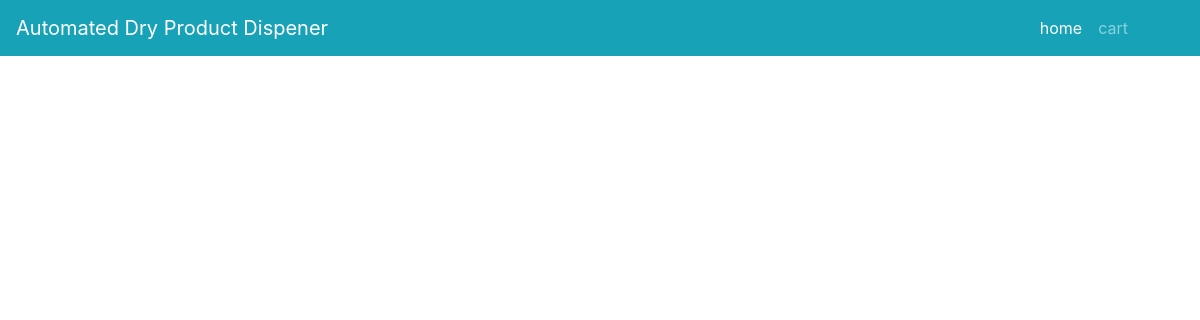
Before: / with the older database file.
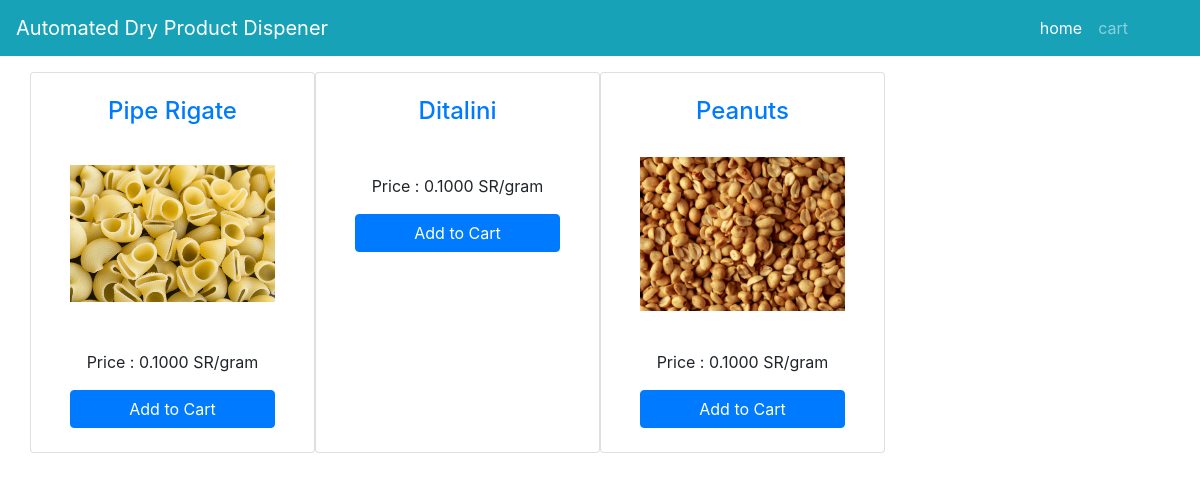
After: the same page with the newer database file.
### adpdapp/models.py (models this page shows, shortened)
class Product(models.Model):
    title = models.CharField(max_length=200)
    slug = models.SlugField(unique=True)
    image = models.ImageField(upload_to="products")
    selling_price = models.DecimalField(verbose_name="price",decimal_places=4,max_digits=50)
    description = models.TextField()
    Quantity=models.PositiveIntegerField(default=1000)
    number=models.PositiveIntegerField(default=0)

### adpdapp/views.py (the view)
# urls.py: path("", HomeView.as_view(), name="home"),
class HomeView(EcomMixin, TemplateView):
    template_name = "home.html"
    def get_context_data(self, **kwargs):
        context = super().get_context_data(**kwargs)
        product_list =  Product.objects.all().order_by("-id")
        context['product_list'] = product_list
        return context

### adpdapp/views.py (called while the page is built)
    def dispatch(self, request, *args, **kwargs):
        cart_id = request.session.get("cart_id")
        if cart_id:
            cart_obj = Cart.objects.get(id=cart_id)
            cart_obj.save()
        return super().dispatch(request, *args, **kwargs)

### templates/home.html (shortened to what this page needs)
{% extends 'base.html' %}
{% block content %}
<div class="container">
<div class="row mt-3">
    {% for p in product_list %}
    <div class="col-md-3 card">
        <div class="m-4">
            <h4 class="text-center"><a href="{% url 'adpdapp:productdetail' p.slug %}">{{p.title}}</a></h4>
            <img src="{{p.image.url}}" alt="" class="img-fluid" style="height: 200px; object-fit: contain;">
            <p class="mt-3 text-center">Price :  {{p.selling_price}} SR/gram </p>
            <button  class="btn btn-primary id-{{p.pk}} buy-now w-100" >Add to Cart</button>
        </div>
    </div>
    {% endfor %}
</div>
</div>
<br>
<br>
<br>
{% endblock %}

### templates/base.html (shortened to what this page needs)
{% load i18n %}
{% load static %}
<!DOCTYPE html>
<html>
<head>
    <link rel="stylesheet" href="https://stackpath.bootstrapcdn.com/bootstrap/4.5.2/css/bootstrap.min.css">
    <link  rel="stylesheet" type="text/css" href="{% static 'css/alertify.min.css' %}">
    <link  rel="stylesheet" type="text/css" href="{% static 'css/themes/bootstrap.css' %}">
    <link href="{% static 'css/main.css' %}" rel="stylesheet" type="text/css">
</head>
<body>
    <nav class="navbar navbar-expand-lg navbar-dark bg-info">
        <a class="navbar-brand" href="{% url 'adpdapp:home' %}">Automated Dry Product Dispener</a>
        <div class="collapse navbar-collapse" id="navbarSupportedContent">
            <ul  class="navbar-nav  mr-5">
              <li class="nav-item active">
                <a class="nav-link" href="{% url 'adpdapp:home' %}">home <span class="sr-only">(current)</span></a>
            </li>
            <li class="nav-item">
                <a class="nav-link" href="{% url 'adpdapp:mycart' %}">{% trans "cart" %}</a>
            </li>
              </ul>
        </div>
        </nav>
    {% block content %}
    {% endblock %}
</body>
</html>

Changed rows visible on the page:
added Product: title "Pipe Rigate", image (picture), selling_price "0.1000"
added Product: title "Ditalini", selling_price "0.1000"
added Product: title "Peanuts", image (picture), selling_price "0.1000"
